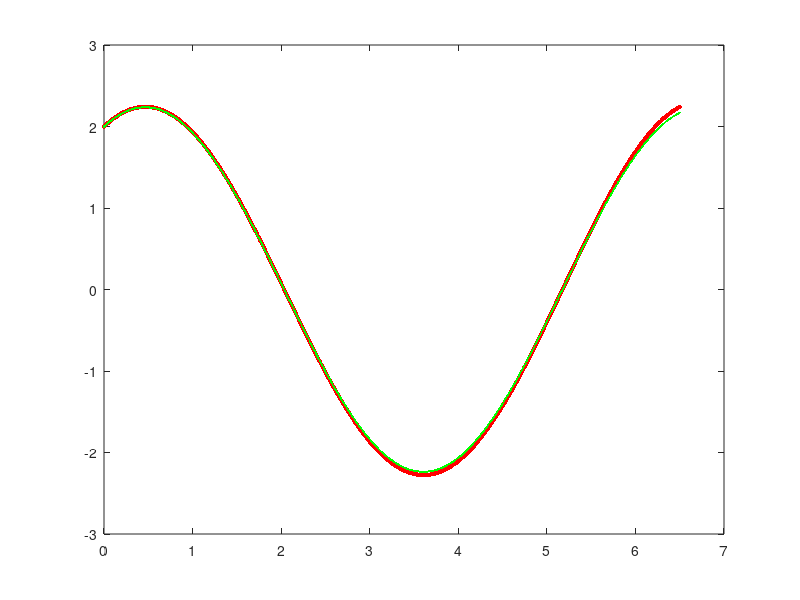

MATLAB code to generate this figure:
%euler method 2nd order
h = 0.01;  % step size
b = 0:h:6.5;  
y = [zeros(size(b))];
z = [zeros(size(b))];
z(1) = 2;  % y0
y(1) = 1;
w = 1;
t = numel(y);  % the number of y values
for n=1:t-1
    f = -w^2*z(n);
    y(n+1) = y(n) + h * f;
    g = y(n); 
    z(n+1) = z(n) + h * g;
end
plot (b,z, '.r', 'MarkerSize', 10)
hold on
b = 0:h:6.5;
ac = 2*cos(b*w) + 1/w*sin(b*w); %period 2pi/w
plot(b,ac,'.g', 'MarkerSize', 5);
hold off
